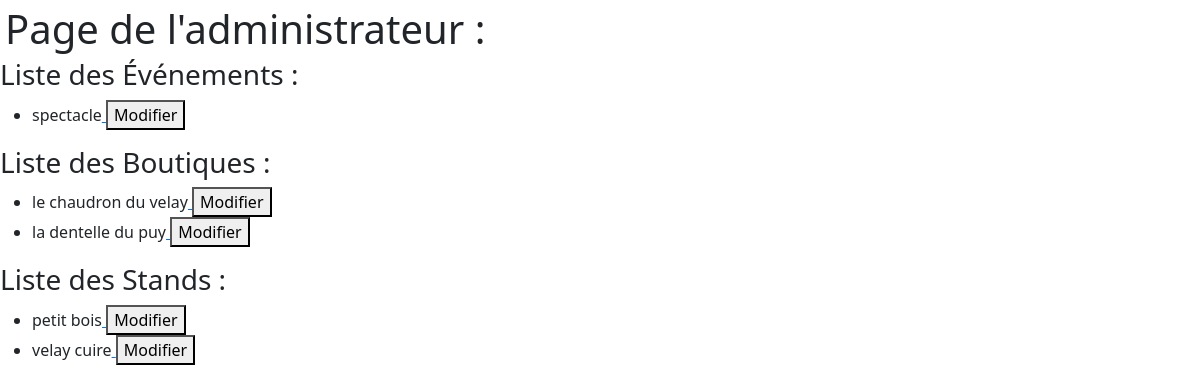
Screenshot of /admin_connexion.php with the database file from the repository.
### tables this page shows
CREATE TABLE `evenement` (
  `id_event` int(11) NOT NULL,
  `nomevent` varchar(30) NOT NULL,
  `defevent` text NOT NULL,
  `xcoordevent` float NOT NULL,
  `ycoordevent` float NOT NULL,
  `imgevent` blob NOT NULL,
  `horaireevent` datetime NOT NULL,
  `dureeevent` time NOT NULL
);

CREATE TABLE `boutique` (
  `id_boutique` int(11) NOT NULL,
  `nomboutique` varchar(30) NOT NULL,
  `typeboutique` varchar(30) NOT NULL,
  `xcoordboutique` float NOT NULL,
  `ycoordboutique` float NOT NULL,
  `descriptionboutique` text NOT NULL,
  `imgboutique` blob NOT NULL,
  `ouvertureboutique` varchar(10) NOT NULL,
  `fermetureboutique` varchar(10) NOT NULL,
  `telboutique` varchar(10) NOT NULL
);

CREATE TABLE `stand` (
  `id_stand` int(11) NOT NULL,
  `nomstand` varchar(30) NOT NULL,
  `typestand` varchar(30) NOT NULL,
  `xcoordstand` float NOT NULL,
  `ycoordstand` float NOT NULL,
  `descriptionstand` text NOT NULL,
  `imgstand` blob NOT NULL,
  `ouverturestand` varchar(10) NOT NULL,
  `fermeturestand` varchar(10) NOT NULL,
  `emplacement` varchar(30) NOT NULL
);

### admin_connexion.php (the view, shortened to what this page needs)
<?php
$connection=new PDO('mysql:host=localhost;port=3306;dbname=festival','root','');
$requete="SELECT * FROM admin";
$resultats=$connection->query($requete);
$tab=$resultats->fetchAll();
$requete="SELECT id_stand,nomstand,typestand FROM stand";
$resultats=$connection->query($requete);
$tab_stand=$resultats->fetchAll();
$nbstand=count($tab_stand);
$requete="SELECT id_boutique,nomboutique,typeboutique FROM boutique";
$resultats=$connection->query($requete);
$tab_boutique=$resultats->fetchAll();
$nbboutique=count($tab_boutique);
$requete="SELECT id_event,nomevent FROM evenement";
$resultats=$connection->query($requete);
$tab_event=$resultats->fetchAll();
$nbevent=count($tab_event);
?>
<!DOCTYPE html>
<html lang="fr">
    <head>
        <link rel="stylesheet" href="bootstrap/css/bootstrap.min.css">
        <link rel="stylesheet" href="css/style.css">
    </head>
	<body>
	<?php
	$login=$_POST['login']-1;
		if ($_POST['password']==$tab[$login]['password']){
			?>
			<h1>Page de l'administrateur : <?php echo $tab[$login]['login']; ?></h1>
			<?php
				echo "<h3>Liste des Événements :</h3><ul>";
				for($i=0;$i<$nbevent;$i++){
				echo "<li>".$tab_event[$i]["nomevent"];
				echo "<a href='modif/modif_event.php?id=".$tab_event[$i]["id_event"]."'>
				<button>Modifier</button></a>";
				if ($tab[$login]['login']=="admin_fap_all_right"){
				echo "<a href='supp/supp_event.php?id=".$tab_event[$i]["id_event"]."'>
				<button>Supprimer</button></a></li>" ;}
				else{echo'</li>';}}
				if ($tab[$login]['login']=="admin_fap_all_right"){
				echo "</ul><a href='ajout/ajout_event.php'>
				<button>Ajouter un Événement</button></a>";}
				else{echo'</ul>';}
				echo "<h3>Liste des Boutiques :</h3><ul>";
				for($i=0;$i<$nbboutique;$i++){
				echo "<li>".$tab_boutique[$i]["nomboutique"];
				echo "<a href='modif/modif_boutique.php?id=".$tab_boutique[$i]["id_boutique"]."'>
				<button>Modifier</button></a>";
				if ($tab[$login]['login']=="admin_fap_all_right"){
				echo "<a href='supp/supp_boutique.php?id=".$tab_boutique[$i]["id_boutique"]."'>
				<button>Supprimer</button></a></li>" ;
				}else{echo'</li>';}}
				if ($tab[$login]['login']=="admin_fap_all_right"){
				echo "</ul><a href='ajout/ajout_boutique.php'>
				<button>Ajouter une Boutique</button></a>";}
				else{echo'</ul>';}
				echo "<h3>Liste des Stands :</h3><ul>";
				for($i=0;$i<$nbstand;$i++){
				echo "<li>".$tab_stand[$i]["nomstand"];
				echo "<a href='modif/modif_stand.php?id=".$tab_stand[$i]["id_stand"]."'>
				<button>Modifier</button></a>";
				if ($tab[$login]['login']=="admin_fap_all_right"){
				echo "<a href='supp/supp_stand.php?id=".$tab_stand[$i]["id_stand"]."'>
				<button>Supprimer</button></a></li>" ;
				}else{echo'</li>';}}
				if ($tab[$login]['login']=="admin_fap_all_right"){
				echo "</ul><a href='ajout/ajout_stand.php'>
				<button>Ajouter un Stand</button></a>";}
				else{echo'</ul>';}
			}
				else {
				echo '<script>
				function Redirection(){
				document.location.href="admin.php?error=1";
				}
				Redirection()
				</script>';}
	?>
	</body>
</html>

### css/style.css (style rules this page uses)
h1 { margin: 5px; }

### rows the page displays
evenement: nomevent "spectacle"
boutique: nomboutique "le chaudron du velay"
boutique: nomboutique "la dentelle du puy"
stand: nomstand "petit bois"
stand: nomstand "velay cuire"
